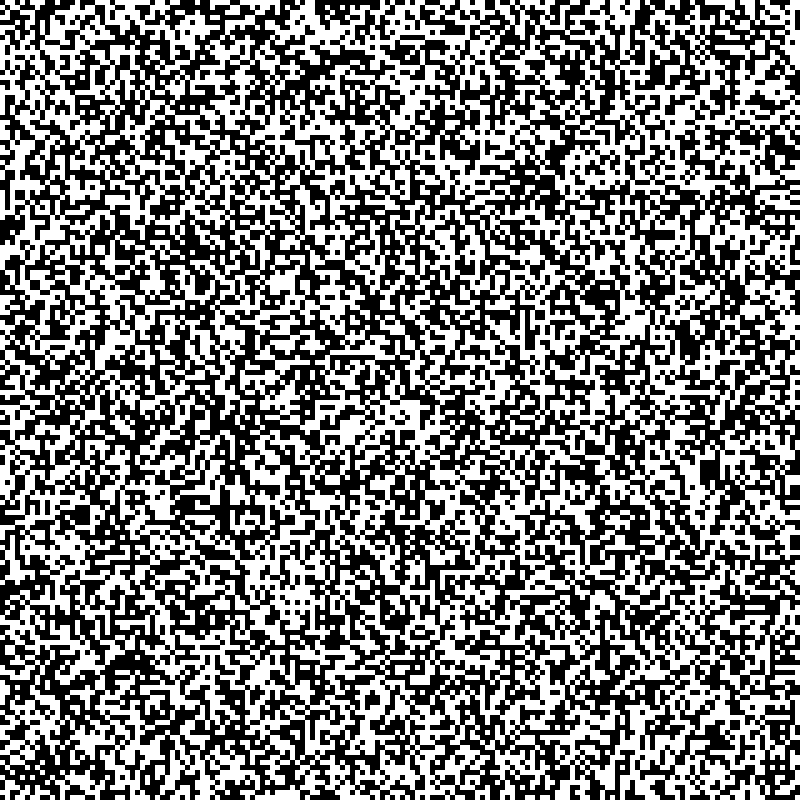
Frame 1 (no input)
Frame 60 (the mouse pressed at the canvas centre just before this capture): identical to frame 1, image omitted
Frame 120 (the mouse held since frame 60 and released just before this capture): identical to frame 1, image omitted

The Processing sketch that drew this single still picture (run headless with seeded random() and noise(); from frame 60 on, the mouse is pressed at the canvas centre):

// Processing sketch: cell_autopamta_another
// ── cell_autopamta_another.pde
int[][] map;

int tileSize = 5;
int TA, TD;

void setup() {
  size(800, 800);
  TA = floor(width / tileSize);
  TD = floor(height / tileSize);
  makeNewMap();
}

void makeNewMap() {
  map = new int[TA][TD];
  for (int x = 0; x < TA; x += 1) {
    for (int y = 0; y < TD; y += 1) {
      map[x][y] = 0;

      if (random(1) < 0.5) {
        map[x][y] = 1;
      }
    }
  }
}

void iterate() {
  for (int x = 0; x < TA; x += 1) {
    for (int y = 0; y < TD; y += 1) {
      int m = map[x][y];

      int nn = countNeighbours(x, y);

      if (nn >= threshhold) {
        map[x][y] = 1;
      } else {
        map[x][y] = 0;
      }
    }
  }
}

int threshhold = 5;


boolean OOB(int x, int y) {
  return (x < 0 || x > TA - 1 || y < 0 || y > TD - 1);
}
int countNeighbours(int x, int y) {
  int count = 0;
  for (int xx = -1; xx < 2; xx += 1) {
    for (int yy = -1; yy < 2; yy += 1) {
      if (xx == x && yy == y) continue;
      if (!OOB(x + xx, y + yy)) {
        int m = map[x + xx][ y + yy];

        if ( m > 0 ) {
          count += 1;
        } 
        
      }
    }
  }

  return count;
}


void draw() {
  background(0);

  noStroke();
  fill(255);
  for (int x = 0; x < TA; x += 1) {
    for (int y = 0; y < TD; y += 1) {
      int m = map[x][y];
      
      if(m > 0) {
        rect(x * tileSize, y * tileSize, tileSize, tileSize);
        
      }
    }
  }
}

void mouseReleased() {
  iterate();
}
